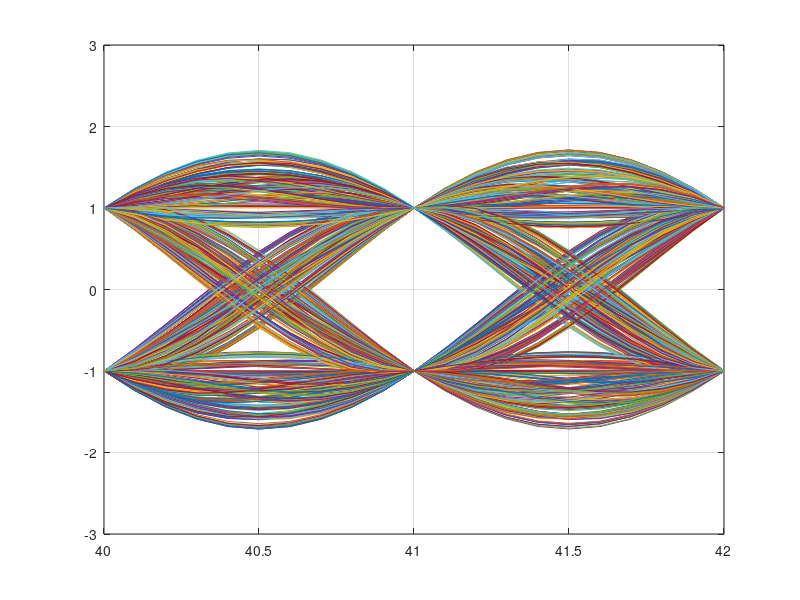

This chart was generated by the following MATLAB code:


beta = 0.35;
N = 100;
t = -10.001:0.1:10;
h = sinc(t).*(cos(pi*beta*t)./(1 - (2*beta*t).^2));

figure;

for ind=1:1000
  d = 2*round(rand(1,N))-1;
  d1 = reshape([d; zeros(9,N);],1,10*N);
  y = conv(d1,h);
  plot(0:0.1:0.1*(length(y)-1),y);
  hold on;
end
axis([40 42 -3 3]);
grid on;
